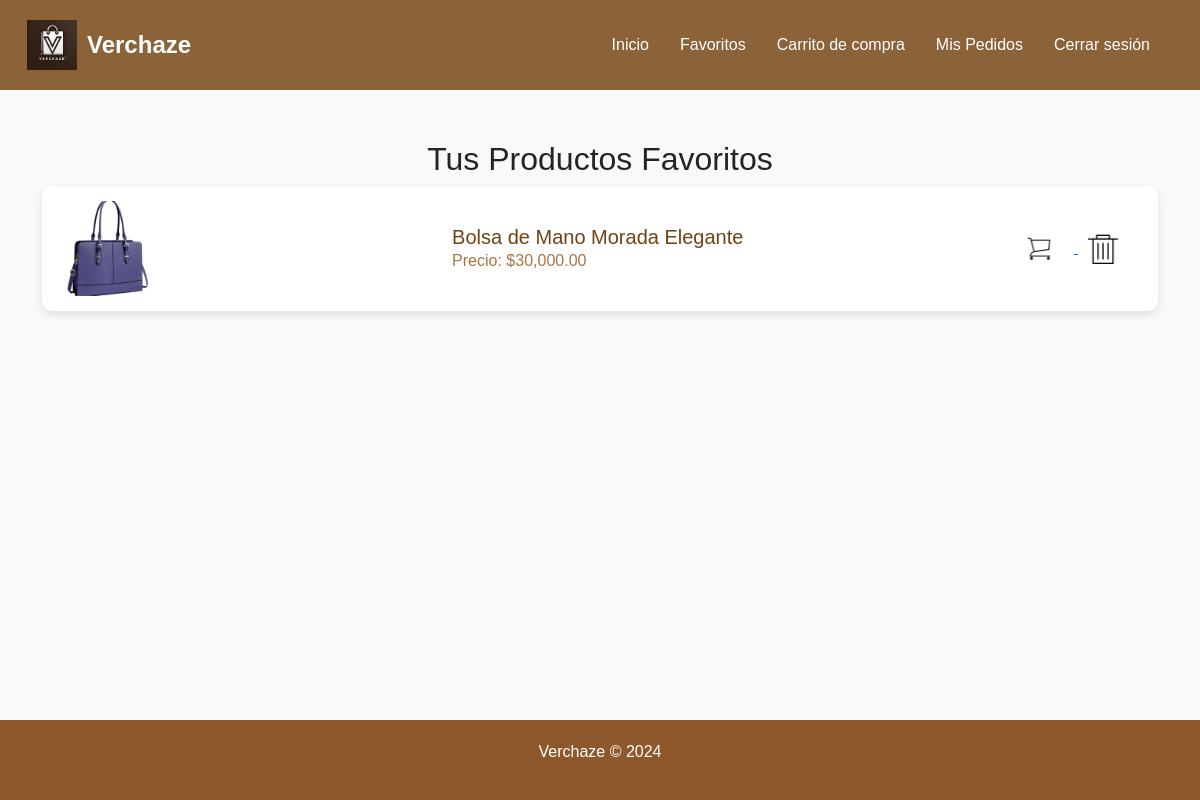
Page /tienda-bolsas-caras/ver_favoritos.php (signed in) on the committed database.
### tables this page shows
CREATE TABLE `productos` (
  `id` int(11) NOT NULL,
  `nombre` varchar(100) NOT NULL,
  `precio` decimal(10,2) NOT NULL,
  `color` varchar(50) DEFAULT NULL,
  `descripcion` text DEFAULT NULL,
  `stock` int(11) NOT NULL,
  `imagen` varchar(255) DEFAULT NULL
);

### tienda-bolsas-caras/ver_favoritos.php (the view, shortened to what this page needs)
<?php
include 'db_connection.php';
if (isset($_SESSION['cliente_id'])) {
    $cliente_id = $_SESSION['cliente_id'];
    $stmt = $pdo->prepare("SELECT productos.id, productos.nombre, productos.descripcion, productos.precio, productos.imagen
                           FROM favoritos
                           JOIN productos ON favoritos.producto_id = productos.id
                           WHERE favoritos.cliente_id = :cliente_id");
    $stmt->execute(['cliente_id' => $cliente_id]);
    $favoritos = $stmt->fetchAll(PDO::FETCH_ASSOC);
}
?>
<!doctype html>
<html lang="es">
<head>
    <link href="https://cdn.jsdelivr.net/npm/bootstrap@5.3.3/dist/css/bootstrap.min.css" rel="stylesheet">
</head>
<body>
<nav class="navbar navbar-expand-lg" style="background-color: #8c6239;">
    <div class="container-fluid">
        <a class="navbar-brand" href="Principal.php" style="color: white;">
            <img src="img/logo.jpg" alt="Verchaze Logo" width="50" height="50"> Verchaze
        </a>
        <div class="collapse navbar-collapse" id="navbarNav">
            <ul class="navbar-nav ms-auto">
                <li class="nav-item">
                    <a class="nav-link" href="Principal.php" style="color: white;">Inicio</a>
                </li>
                <li class="nav-item">
                    <a class="nav-link" href="ver_favoritos.php" style="color: white;">Favoritos</a>
                </li>
                <li class="nav-item">
                    <a class="nav-link" href="ver_carrito.php" style="color: white;">Carrito de compra</a>
                </li>
                <li class="nav-item">
    <a class="nav-link" href="ver_mis_pedidos.php">Mis Pedidos</a>
</li>
                <li class="nav-item">
                    <a class="nav-link" href="logout.php" style="color: white;">Cerrar sesión</a>
                </li>
            </ul>
        </div>
    </div>
</nav>
    <div class="container favorites-container">
        <h2 class="text-center">Tus Productos Favoritos</h2>
        <?php if (isset($favoritos) && count($favoritos) > 0): ?>
            <?php foreach ($favoritos as $producto): ?>
                <div class="favorite-item">
                    <img src="<?php echo $producto['imagen']; ?>" alt="Imagen del Producto">
                    <div>
                        <h5><?php echo $producto['nombre']; ?></h5>
                        <p>Precio: $<?php echo number_format($producto['precio'], 2); ?></p>
                    </div>
                    <div>
                        <a href="agregar_carrito.php?producto_id=<?php echo $producto['id']; ?>" class="icon-btn">
                            <img src="img/carrito.png" alt="Agregar al carrito">
                        </a>
                        <a href="eliminar_favorito.php?producto_id=<?php echo $producto['id']; ?>" class="icon-btn">
                            <img src="img/eliminar.png" alt="Eliminar de favoritos">
                        </a>
                    </div>
                </div>
            <?php endforeach; ?>
        <?php else: ?>
            <p class="text-center">No tienes productos en favoritos.</p>
        <?php endif; ?>
    </div>
    <footer>
        <p>Verchaze © 2024</p>
    </footer>
</body>
</html>

### tienda-bolsas-caras/ver_favoritos.php (style rules this page uses)
body { background-color: #f9f9f9; font-family: 'Helvetica', sans-serif; display: flex; flex-direction: column; min-height: 100vh; }
.navbar { background-color: #8e582c; padding: 15px; color: white; }
.navbar-brand { font-size: 1.5rem; font-weight: bold; color: white; display: flex; align-items: center; }
.navbar-brand img { width: 50px; height: 50px; margin-right: 10px; }
.navbar .nav-link { color: white; margin-right: 15px; }
.container { flex-grow: 1; }
.favorites-container { margin-top: 50px; }
.favorite-item { display: flex; justify-content: space-between; align-items: center; padding: 15px; background-color: white; box-shadow: 0px 4px 8px rgba(0, 0, 0, 0.1); border-radius: 10px; margin-bottom: 15px; }
.favorite-item img { width: 100px; height: auto; margin-right: 20px; }
.favorite-item h5 { margin-bottom: 0; color: #704214; }
.favorite-item p { margin-bottom: 0; color: #aa7444; }
.icon-btn { background-color: transparent; border: none; cursor: pointer; padding: 5px; }
.icon-btn img { width: 30px; height: 30px; }
footer { background-color: #8e582c; color: white; text-align: center; padding: 20px; margin-top: auto; }

### rows in the picture
productos: imagen (picture), nombre "Bolsa de Mano Morada Elegante", precio "30,000.00"
